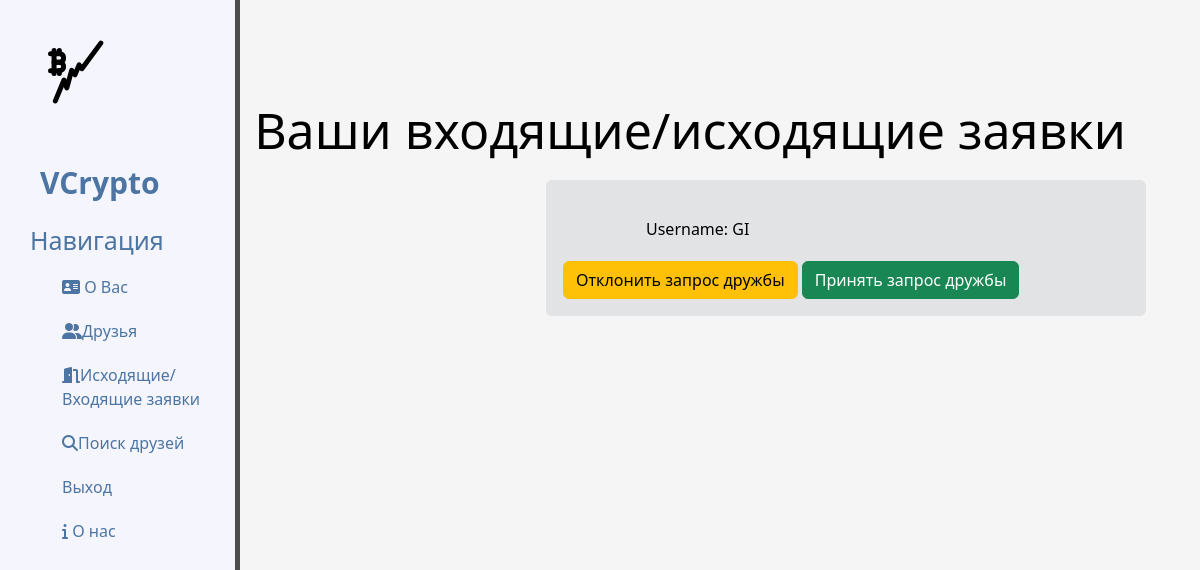
Page /in_out/ (signed in) on the earlier database version.
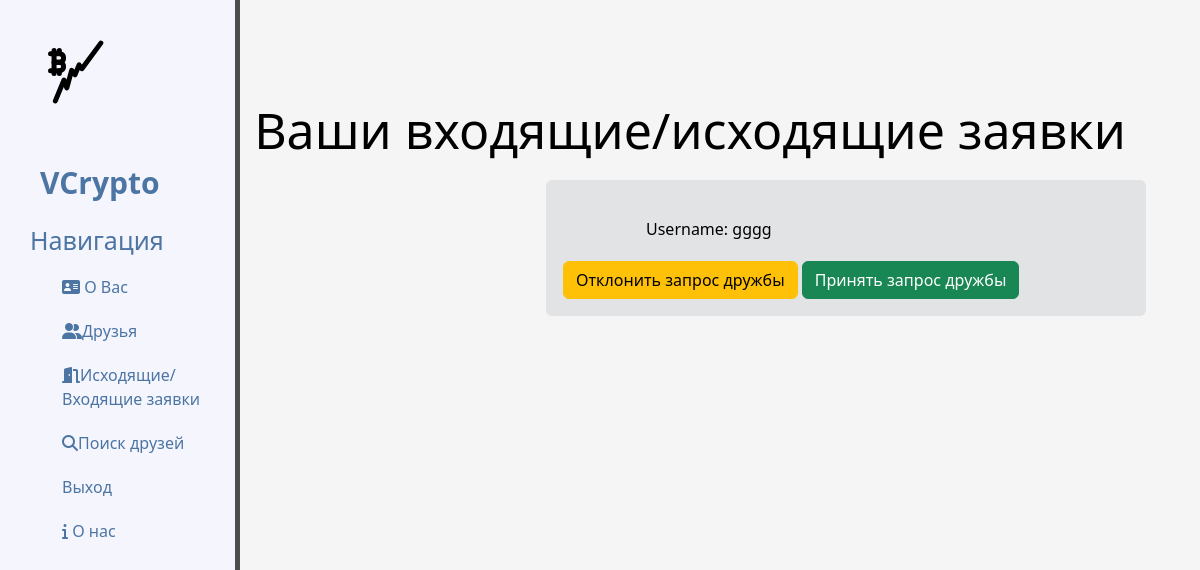
Same page on the later database version.
### users/models.py (models this page shows, shortened)
class FriendRequest(models.Model):
    sender = models.ForeignKey('CustomUser', on_delete=models.CASCADE, related_name='sender')
    receiver = models.ForeignKey('CustomUser', on_delete=models.CASCADE, related_name='receiver')
    is_active = models.BooleanField(blank=True, null=False, default=True)
    timestamp = models.DateTimeField(auto_now_add=True)

class CustomUser(AbstractUser):
    friends = models.ManyToManyField('CustomUser', blank=True, symmetrical=True)
    bitcoin_address = models.CharField(max_length=100, blank=True)

### main/views.py (the view)
# urls.py: path('in_out/', views.in_out, name='in_out'),
@login_required
def in_out(request):
    incoming_requests = request.user.receiver.all()  # входящие заявки
    outcoming_requests_id = models.FriendRequest.objects.filter(sender=request.user.id).values_list('receiver',
                                                                                                    flat=True)
    outcoming_requests = models.CustomUser.objects.filter(id__in=outcoming_requests_id)
    return render(request, 'main/in_out.html', {'incoming_requests': incoming_requests,
                                                'outcoming_requests': outcoming_requests})

### main/templates/main/in_out.html (shortened to what this page needs)
{% extends 'main/layout.html' %}
{% load crispy_forms_tags %}
{% block content %}
    <div class="feature">
        <h1>Ваши входящие/исходящие заявки</h1>
        {% for incoming in incoming_requests %}
            <div class="alert alert-secondary">
                <p>Username: {{ incoming.sender.username }}</p>
                <a href="{% url 'decline_friend_request' incoming.sender.id %}" class="btn btn-warning">Отклонить запрос дружбы</a>
                <a href="{% url 'accept_friend_request' incoming.sender.id %}" class="btn btn-success">Принять запрос дружбы</a>
            </div>
        {% endfor %}
    </div>
{% endblock %}

Differences in the rows shown:
removed FriendRequest: sender.username "GI"
added FriendRequest: sender.username "gggg"
